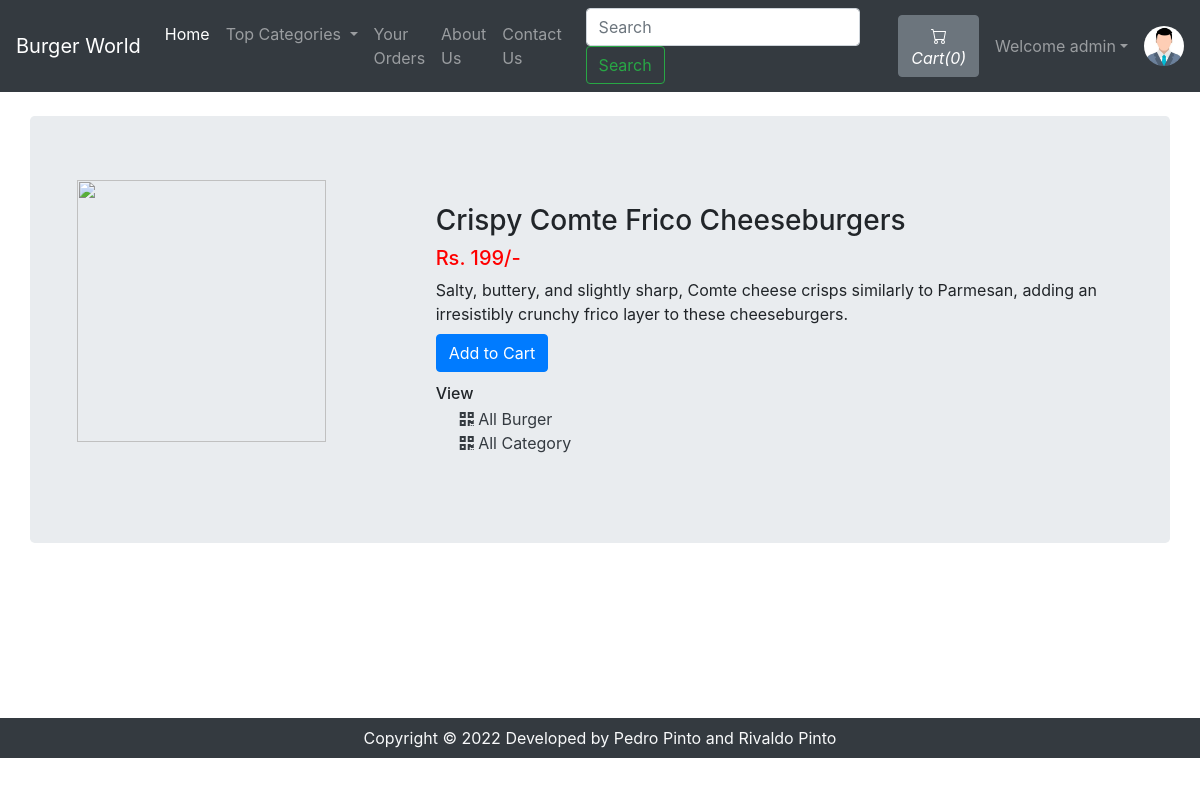
Page /viewBurger.php?burgerid=1 (signed in) on the committed database.
### tables this page shows
CREATE TABLE IF NOT EXISTS `sitedetail` (
  `tempId` int(11) NOT NULL AUTO_INCREMENT,
  `systemName` varchar(21) NOT NULL,
  `email` varchar(35) NOT NULL,
  `contact1` bigint(21) NOT NULL,
  `contact2` bigint(21) DEFAULT NULL COMMENT 'Optional',
  `address` text NOT NULL,
  `dateTime` datetime NOT NULL DEFAULT CURRENT_TIMESTAMP,
  PRIMARY KEY (`tempId`)
);

CREATE TABLE IF NOT EXISTS `burger` (
  `burgerId` int(12) NOT NULL AUTO_INCREMENT,
  `burgerName` varchar(255) NOT NULL,
  `burgerPrice` int(12) NOT NULL,
  `burgerDesc` text NOT NULL,
  `burgerCategorieId` int(12) NOT NULL,
  `burgerPubDate` datetime NOT NULL DEFAULT CURRENT_TIMESTAMP,
  PRIMARY KEY (`burgerId`)
);

### viewBurger.php (the view, shortened to what this page needs)
<!doctype html>
<html lang="en">
<head>
    <link rel="stylesheet" href="https://stackpath.bootstrapcdn.com/bootstrap/4.4.1/css/bootstrap.min.css">
    <link rel="stylesheet" href="https://use.fontawesome.com/releases/v5.8.2/css/all.css">
</head>
<body>
    <?php include 'partials/_dbconnect.php';?>
    <?php require 'partials/_nav.php' ?>
    <div class="container my-4" id="cont">
        <div class="row jumbotron">
        <?php
            $burgerId = $_GET['burgerid'];
            $sql = "SELECT * FROM `burger` WHERE burgerId = $burgerId";
            $result = mysqli_query($conn, $sql);
            $row = mysqli_fetch_assoc($result);
            $burgerName = $row['burgerName'];
            $burgerPrice = $row['burgerPrice'];
            $burgerDesc = $row['burgerDesc'];
            $burgerCategorieId = $row['burgerCategorieId'];
        ?>
        <?php
        echo  '<div class="col-md-4">
                <img src="img/burger-'.$burgerId. '.jpg" width="249px" height="262px">
            </div>
            <div class="col-md-8 my-4">
                <h3>' . $burgerName . '</h3>
                <h5 style="color: #ff0000">Rs. '.$burgerPrice. '/-</h5>
                <p class="mb-0">' .$burgerDesc .'</p>';
                if($loggedin){
                    $quaSql = "SELECT `itemQuantity` FROM `viewcart` WHERE burgerId = '$burgerId' AND `userId`='$userId'";
                    $quaresult = mysqli_query($conn, $quaSql);
                    $quaExistRows = mysqli_num_rows($quaresult);
                    if($quaExistRows == 0) {
                        echo '<form action="partials/_manageCart.php" method="POST">
                              <input type="hidden" name="itemId" value="'.$burgerId. '">
                              <button type="submit" name="addToCart" class="btn btn-primary my-2">Add to Cart</button>';
                    }else {
                        echo '<a href="viewCart.php"><button class="btn btn-primary my-2">Go to Cart</button></a>';
                    }
                }
                else{
                    echo '<button class="btn btn-primary my-2" data-toggle="modal" data-target="#loginModal">Add to Cart</button>';
                }
                echo '</form>
                <h6 class="my-1"> View </h6>
                <div class="mx-4">
                    <a href="viewBurgerList.php?catid=' . $burgerCategorieId . '" class="active text-dark">
                    <i class="fas fa-qrcode"></i>
                        <span>All Burger</span>
                    </a>
                </div>
                <div class="mx-4">
                    <a href="index.php" class="active text-dark">
                    <i class="fas fa-qrcode"></i>
                        <span>All Category</span>
                    </a>
                </div>
            </div>'
        ?>
        </div>
    </div>
    <?php require 'partials/_footer.php' ?>
</body>
</html>

### partials/_nav.php (shortened to what this page needs)
<?php
if(isset($_SESSION['loggedin']) && $_SESSION['loggedin']==true){
  $loggedin= true;
  $userId = $_SESSION['userId'];
  $username = $_SESSION['username'];
}
else{
  $loggedin = false;
  $userId = 0;
}
$sql = "SELECT * FROM `sitedetail`";
$result = mysqli_query($conn, $sql);
$row = mysqli_fetch_assoc($result);
$systemName = $row['systemName'];
echo '<nav class="navbar navbar-expand-lg navbar-dark bg-dark">
      <a class="navbar-brand" href="index.php">'.$systemName.'</a>
      <button class="navbar-toggler" type="button" data-toggle="collapse" data-target="#navbarSupportedContent" aria-controls="navbarSupportedContent" aria-expanded="false" aria-label="Toggle navigation">
        <span class="navbar-toggler-icon"></span>
      </button>
      <div class="collapse navbar-collapse" id="navbarSupportedContent">
        <ul class="navbar-nav mr-auto">
          <li class="nav-item active">
            <a class="nav-link" href="index.php">Home <span class="sr-only">(current)</span></a>
          </li>
          <li class="nav-item dropdown">
            <a class="nav-link dropdown-toggle" href="#" id="navbarDropdown" role="button" data-toggle="dropdown" aria-haspopup="true" aria-expanded="false">
              Top Categories
            </a>
            <div class="dropdown-menu" aria-labelledby="navbarDropdown">';
            echo '</div>
          </li>
          <li class="nav-item">
            <a class="nav-link" href="viewOrder.php">Your Orders</a>
          </li>
          <li class="nav-item">
            <a class="nav-link" href="about.php">About Us</a>
          </li>
          <li class="nav-item">
            <a class="nav-link" href="contact.php">Contact Us</a>
          </li>
        </ul>
        <form method="get" action="/OnlineBurgerDelivery/search.php" class="form-inline my-2 my-lg-0 mx-3">
          <input class="form-control mr-sm-2" type="search" name="search" id="search" placeholder="Search" aria-label="Search" required>
          <button class="btn btn-outline-success my-2 my-sm-0" type="submit">Search</button>
        </form>';
        $countsql = "SELECT SUM(`itemQuantity`) FROM `viewcart` WHERE `userId`=$userId";
        $countresult = mysqli_query($conn, $countsql);
        $countrow = mysqli_fetch_assoc($countresult);
        $count = $countrow['SUM(`itemQuantity`)'];
        if(!$count) {
          $count = 0;
        }
        echo '<a href="viewCart.php"><button type="button" class="btn btn-secondary mx-2" title="MyCart">
          <svg xmlns="img/cart.svg" width="16" height="16" fill="currentColor" class="bi bi-cart" viewBox="0 0 16 16">
            <path d="M0 1.5A.5.5 0 0 1 .5 1H2a.5.5 0 0 1 .485.379L2.89 3H14.5a.5.5 0 0 1 .491.592l-1.5 8A.5.5 0 0 1 13 12H4a.5.5 0 0 1-.491-.408L2.01 3.607 1.61 2H.5a.5.5 0 0 1-.5-.5zM3.102 4l1.313 7h8.17l1.313-7H3.102zM5 12a2 2 0 1 0 0 4 2 2 0 0 0 0-4zm7 0a2 2 0 1 0 0 4 2 2 0 0 0 0-4zm-7 1a1 1 0 1 1 0 2 1 1 0 0 1 0-2zm7 0a1 1 0 1 1 0 2 1 1 0 0 1 0-2z"/>
          </svg>
          <i class="bi bi-cart">Cart(' .$count. ')</i>
        </button></a>';
        if($loggedin){
          echo '<ul class="navbar-nav mr-2">
            <li class="nav-item dropdown">
              <a class="nav-link dropdown-toggle" href="#" id="navbarDropdown" role="button" data-toggle="dropdown"> Welcome ' .$username. '</a>
              <div class="dropdown-menu" aria-labelledby="navbarDropdown">
                <a class="dropdown-item" href="partials/_logout.php">Logout</a>
              </div>
            </li>
          </ul>
          <div class="text-center image-size-small position-relative">
            <a href="viewProfile.php"><img src="img/person-' .$userId. '.jpg" class="rounded-circle" onError="this.src = \'img/profilePic.jpg\'" style="width:40px; height:40px"></a>
          </div>';
        }
        else {
          echo '
          <button type="button" class="btn btn-success mx-2"  data-toggle="modal" data-target="#loginModal">Login</button>
          <button type="button" class="btn btn-success mx-2"  data-toggle="modal" data-target="#signupModal">SignUp</button>';
        }
  echo '</div>
    </nav>';
?>

### viewBurger.php (style rules this page uses)
#cont { min-height : 578px; }

### rows in the picture
sitedetail: systemName "Burger World"
burger: burgerName "Crispy Comte Frico Cheeseburgers", burgerPrice "199", burgerDesc "Salty, buttery, and slightly sharp, Comte cheese crisps similarly to Parmesan, adding an irresistibly crunchy frico layer to these cheeseburgers."

### other values in the picture
$count "0"
$username "admin"
